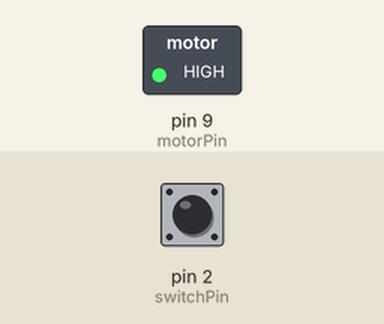
A sketch run on a simulated Arduino Uno, built with avr-gcc and run on an emulated ATmega328P. Shown: switched loads named in the sketch (green lamp = pin HIGH). The inputs (shaded band) are chosen by the test bench; at power-on: pin 2 (switchPin) HIGH.

Above: at 1.2 s.
1.3 s: pin 2 (switchPin) pulled LOW for 0.15 s
At 1.37 s:
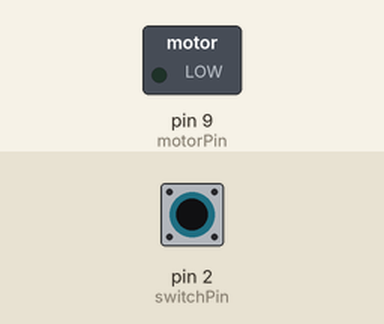
2.9 s: pin 2 (switchPin) pulled LOW for 3.2 s
At 7.1 s:
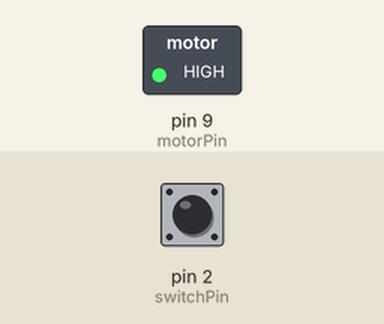
Timing chart, 0 to 8.6 s (numbered marks = the images above; inputs shaded):
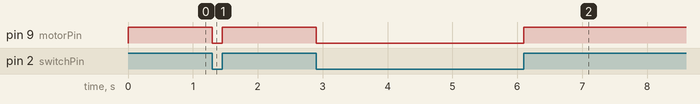

The sketch:

proj9.ino
```cpp
const int switchPin = 2;
const int motorPin = 9;

void setup() {
  pinMode(switchPin, INPUT);
  pinMode(motorPin, OUTPUT);
}

void loop() {
  digitalWrite(motorPin, digitalRead(switchPin));
}
```

Measured:
- after the input at 1.3 s, pin 9 (motorPin): HIGH → LOW at once, → HIGH 0.15 s later
- after the input at 2.9 s, pin 9 (motorPin): HIGH → LOW at once, → HIGH 3.2 s later
